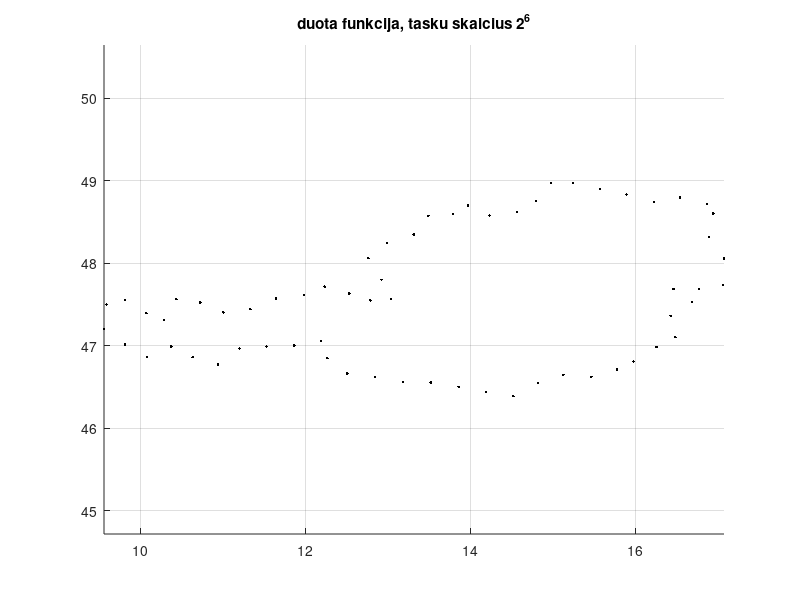
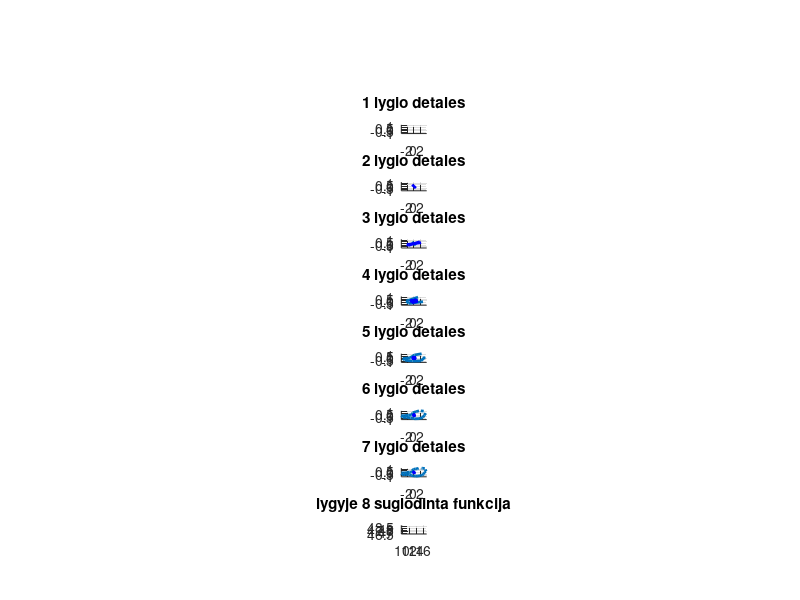

Here is the MATLAB script that generated these plots, in order:
%
%   Parametrine Haro bangeliu transformacija
%

function main
clc;close all;clear all;
spalvos={'r-','g-','m-','c-','k-','y-','r.','g.','m.','c.','k.','y.'};
% Is failu ivedami duomenys:6
n=6
nnn=2^n;
fclose all; fhx=fopen('austriax.txt','r'); fhy=fopen('austriay.txt','r');
figure(1); axis equal,hold on,grid on
SX=fscanf(fhx,'%g '); SY=fscanf(fhy,'%g ');  
% pervedimas i paramatrini pavidala:
nP=length(SX);
t(1)=0; for i=2:nP, t(i)=t(i-1)+norm([SX(i) SY(i)]-[SX(i-1) SY(i-1)]);  end
fclose all; %plot(SX,SY,'c');

a=min(t),b=max(t),t1=[a:(b-a)/(nnn-1):b];
ts=interp1(t,SX,t1); clear SX,  SX=ts;
ts=interp1(t,SY,t1); clear SY,  SY=ts; t=t1;
plot(SX,SY,'k.'); %plot(t,SX,'b.');plot(t,SY,'g.');
title(sprintf('duota funkcija, tasku skaicius 2^%d',n));
xmin=min(SX);xmax=max(SX);
ymin=min(SY);ymax=max(SY);


m= 8  % detalumo lygiu skaicius
[smoothx,detailsx]=Haar_wavelet_approximation(t,SX,n,m);
[smoothy,detailsy]=Haar_wavelet_approximation(t,SY,n,m);

smoothx
smoothy

% Funkcijos rekonstrukcija:

hx=zeros(1,nnn); hy=zeros(1,nnn);
for k=0:2^(n-m)-1   % suglodinta funkcija
    hx=hx+smoothx(k+1)*Haar_scaling(t,n-m,k,a,b);
    hy=hy+smoothy(k+1)*Haar_scaling(t,n-m,k,a,b); 
end  
leg={sprintf('suglodinta funkcija, detalumo lygmuo %d',n-m)};
figure(2);subplot(m+1,1,1), axis equal,axis([xmin xmax ymin ymax]),hold on,grid on, plot(hx,hy,'.','Linewidth',2);title(sprintf('lygyje %d suglodinta funkcija',0));

figure(2); clf; % Clear existing Figure 2
set(gcf, 'Position', [100, 100, 800, 800])

for i=0:m-1 %detalumo didinimo ciklas
    % apskaiciuojamos funkcijos detales:  
    h1x=zeros(1,nnn); h1y=zeros(1,nnn); 
    for k=0:2^(n-m+i)-1, 
        h1x=h1x+detailsx{m-i}(k+1)*Haar_wavelet(t,n-m+i,k,a,b); 
        h1y=h1y+detailsy{m-i}(k+1)*Haar_wavelet(t,n-m+i,k,a,b);
    end
    
    xshift=(xmin+xmax)/2; yshift=(ymin+ymax)/2; axis([xmin-xshift xmax-xshift ymin-yshift ymax-yshift])
    plot(h1x,h1y,'b-','Linewidth',2);title(sprintf('%d lygio detales',i));
    leg={leg{1:end},sprintf('lygmens %d detales',n-m+i)};
    hx=hx+h1x; hy=hy+h1y; % detales pridedamos prie ankstesnio suglodinto vaizdo
    figure(2);subplot(m+1, 1, i+2, 'Position', [0.1, 0.1+(m-i-1)*0.8/m, 0.8, 0.8/m]), axis equal,axis([xmin xmax ymin ymax]),hold on,grid on, plot(hx,hy,'Linewidth',2);title(sprintf('lygyje %d suglodinta funkcija' ,i+1));
end

return
end


function h=Haar_scaling(x,j,k,a,b)   % ***********************************************************
eps=1e-9; % Parametrines aproksimacijos atveju tektu grizti Haro mastelio funkcijos priekinis ir 
          % galinis frontai nevaizduojami
xtld=(x-a)/(b-a); % (a,b) intervale duota kintamojo reiksme perskaiciuojama i "standartini" 
                        % intervala (0,1), kuriame uzrasyta bangeles formule  
xx=2^j*xtld-k; h=2^(j/2)*(sign(xx+eps)-sign(xx-1-eps))/(2*(b-a));
return
end

function h=Haar_wavelet(x,j,k,a,b)   % ************************************************************
eps=1e-9;
xtld=(x-a)/(b-a); % (a,b) intervale duota kintamojo reiksme perskaiciuojama i "standartini" 
                        % intervala (0,1), kuriame uzrasyta bangeles formule  
xx=2^j*xtld-k; h=2^(j/2)*(sign(xx+eps)-2*sign(xx-0.5)+sign(xx-1-eps))/(2*(b-a));
return
end

function [smooth,details]=Haar_wavelet_approximation(SX,SY,n,m)
% Aproksimavimas Haro bangelemis:
a=min(SX);b=max(SX);
nnn=2^n;
smooth=(b-a)*SY*2^(-n/2); % auksciausio detalumo suglodinimas (pagal duota funkcija)

for i=1:m
    smooth1=(smooth(1:2:end)+smooth(2:2:end))/sqrt(2);
    details{i}=(smooth(1:2:end)-smooth(2:2:end))/sqrt(2);
    fprintf(1,'\n details %d :  ',i);fprintf('%g ', details{i});
    smooth=smooth1;
end
fprintf(1,'\n smooth  %d :  ',i);fprintf('%g ', smooth);fprintf('\n');

return,end